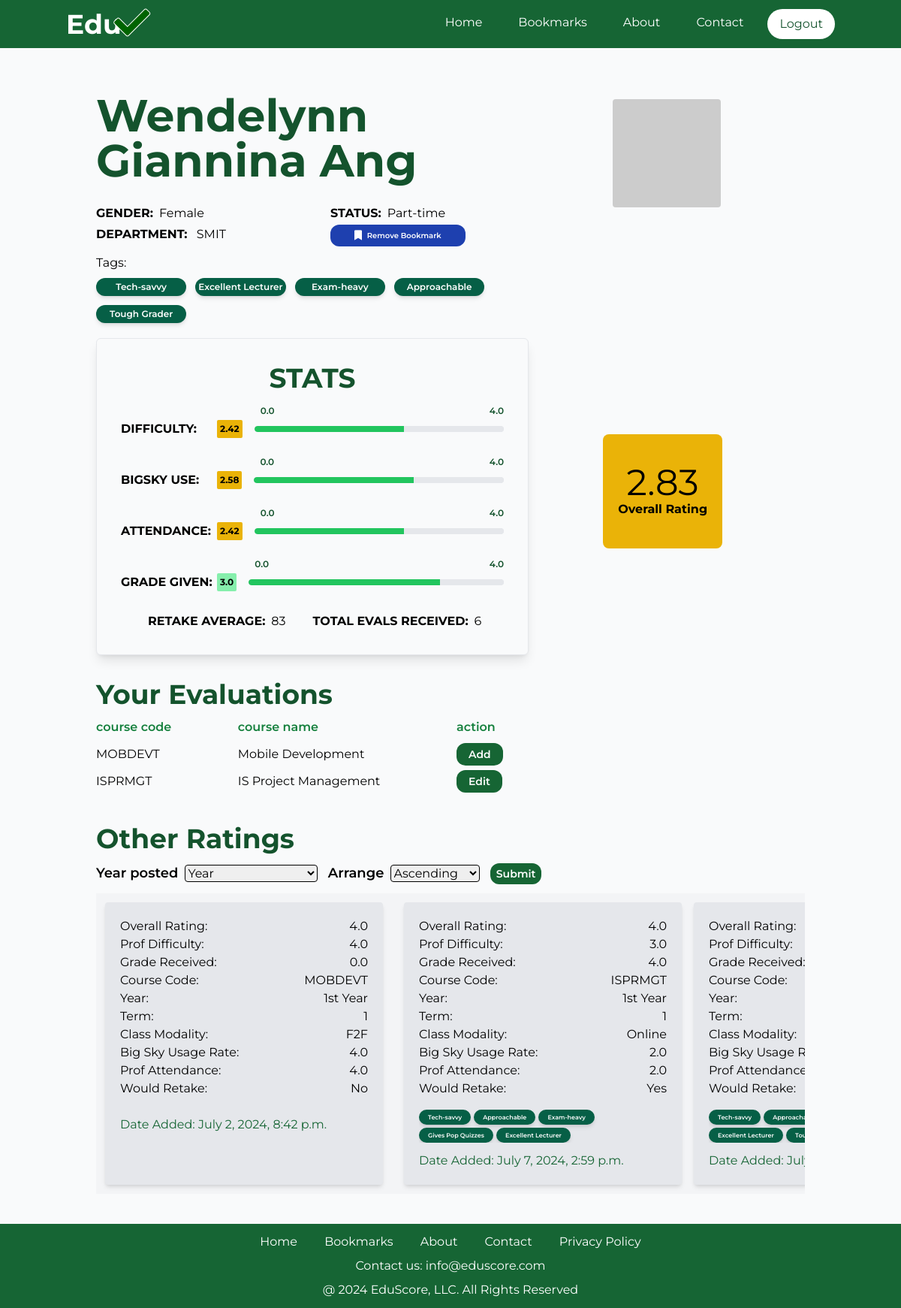
The app's page /teacher/2 (signed in), older data.
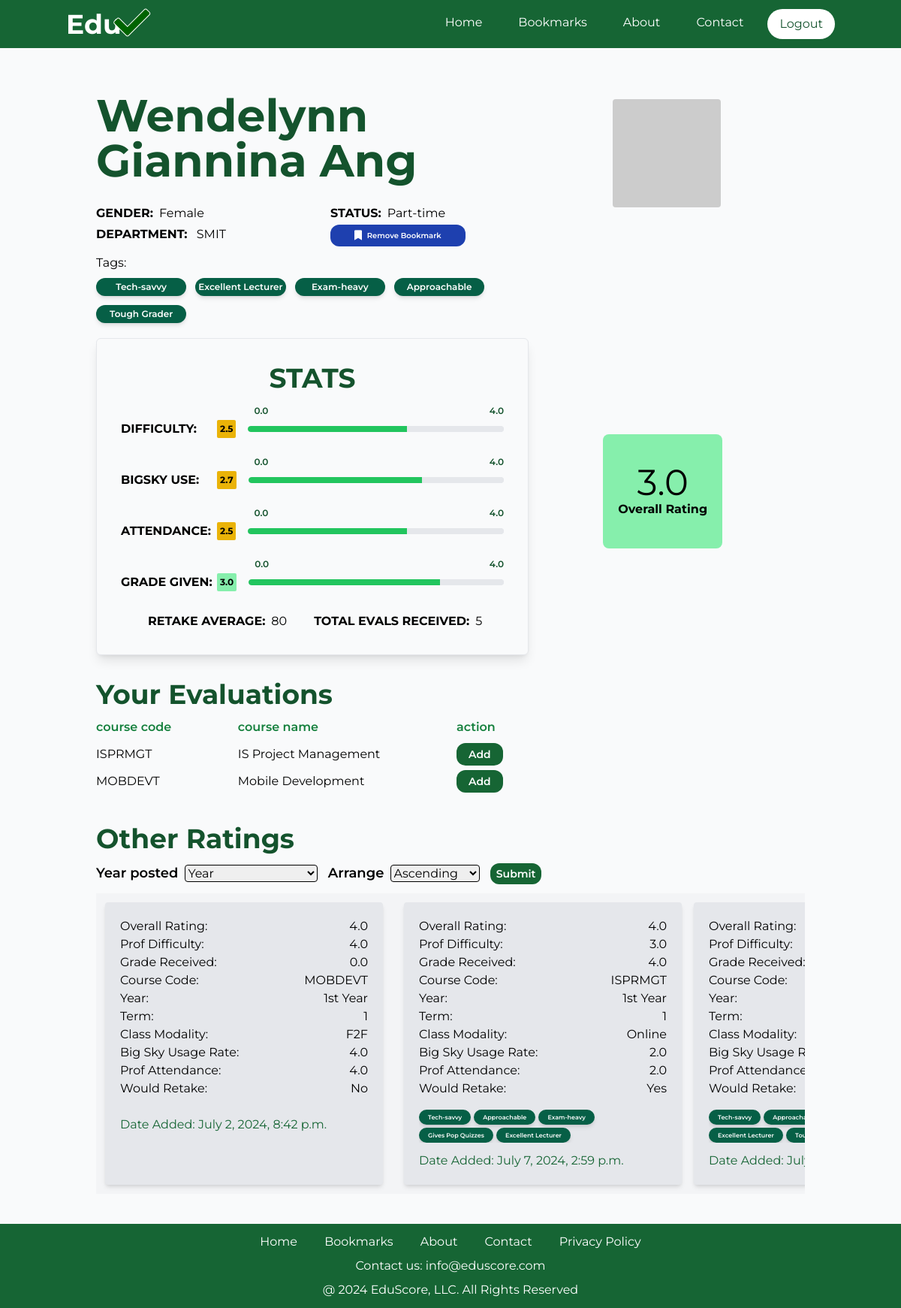
The same page, newer data.
### EvalSys/models.py (models this page shows, shortened)
class TagTB(models.Model):
    TagName = models.CharField(max_length=100, null=False, blank=False)
    isHidden = models.BooleanField(null=False, blank=False)

class Teacher_CourseTB(models.Model):
    TeacherID = models.ForeignKey(TeacherTB, on_delete=models.CASCADE)
    CourseID = models.ForeignKey(CourseTB, on_delete=models.CASCADE)
    class Meta:
        unique_together = ('TeacherID', 'CourseID')

class CourseTB(models.Model):
    CourseCode = models.CharField(unique=True, max_length=50, null=False, blank=False)
    CourseName = models.CharField(max_length=100, null=False, blank=False)
    Description = models.TextField(null=True, blank=True)

class EvaluationTB(models.Model):
    UserID = models.ForeignKey(User, on_delete=models.CASCADE)
    TeacherID = models.ForeignKey(TeacherTB, on_delete=models.CASCADE)
    CourseID = models.ForeignKey(CourseTB, on_delete=models.CASCADE)
    Year = models.CharField(max_length=50, null=False, blank=False)
    Term = models.IntegerField(null=False, blank=False)
    ClassModality = models.CharField(max_length=50, null=False, blank=False)
    OverallProfRate = models.FloatField(null=False, blank=False)
    ProfDifficulty = models.FloatField(null=False, blank=False)
    RetakeProf = models.BooleanField(null=False, blank=False)
    BigSkyUsageRate = models.FloatField(null=False, blank=False)
    ProfAttendance = models.FloatField(null=False, blank=False)
    GradeReceived = models.FloatField(null=True, blank=True)
    DateAdded = models.DateTimeField(default=timezone.now)
    class Meta:
        unique_together = ('UserID', 'TeacherID', 'CourseID')

class Evaluation_TagTB(models.Model):
    EvaluationID = models.ForeignKey(EvaluationTB, on_delete=models.CASCADE)
    TagID = models.ForeignKey(TagTB, on_delete=models.CASCADE)
    class Meta:
        unique_together = ('EvaluationID', 'TagID')

### EvalSys/views.py (the view, shortened to what this page needs)
# urls.py: path('teacher/<teacher_id>', views.TeacherInfo, name='TeacherInfo'),
@login_required(login_url='UserLogin')
def TeacherInfo(request, teacher_id):
    user = request.user
    TeacherRec = TeacherTB.objects.get(pk=teacher_id)
    EditCourse = EvaluationTB.objects.filter(UserID=user.id, TeacherID=teacher_id)
    EditCourseList = EvaluationTB.objects.filter(UserID=user.id, TeacherID=teacher_id).values_list('CourseID')
    AddCourse = Teacher_CourseTB.objects.filter(TeacherID=teacher_id).exclude(CourseID__in=EditCourseList)
    EvalRecs = EvaluationTB.objects.filter(TeacherID=teacher_id, UserID=user.id)
    try:
        Teacher_BookmarkTB.objects.get(TeacherID=teacher_id, UserID=user.id)
        isMark = True
    except:
        isMark = False
    AllEvalRecs = EvaluationTB.objects.filter(TeacherID=teacher_id).aggregate(
        Average_Rate=Round(Avg('OverallProfRate', default=0), 2),
        Average_Difficulty=Round(Avg('ProfDifficulty', default=0), 2),
        Average_BSUsage=Round(Avg('BigSkyUsageRate', default=0), 2),
        Average_Attendance=Round(Avg('ProfAttendance', default=0), 2),
        Average_Grades=Round(Avg('GradeReceived', default=0))
    )
    Average_Retake = 0
    Total_WillRetake = EvaluationTB.objects.filter(TeacherID=teacher_id, RetakeProf=True).count()
    TotalNumEvals = EvaluationTB.objects.filter(TeacherID=teacher_id).count()
    if TotalNumEvals > 0:
        Average_Retake = int((Total_WillRetake/TotalNumEvals)*100)
    AllTagsGotten = (Evaluation_TagTB.objects.filter(EvaluationID__TeacherID_id=teacher_id)
                     .values('TagID__TagName').annotate(count=Count('TagID__TagName')).order_by('-count')[:5])
    AllStudentEvals = EvaluationTB.objects.filter(TeacherID=teacher_id).exclude(UserID=user.id)
    AllEvalTags = Evaluation_TagTB.objects.filter(EvaluationID__TeacherID=teacher_id).exclude(EvaluationID__UserID=user.id).order_by()
    type = ""
    arrange = ""
    return render(request, 'teacherInfo.html', {
        'prof': TeacherRec,
        'Evals': EvalRecs,
        'user': user,
        'EditRec': EditCourse,
        'AddRec': AddCourse,
        'Mark': isMark,
        'AllEvalRecs': AllEvalRecs,
        'TotalNumEvals': TotalNumEvals,
        'Average_Retake': Average_Retake,
        'TopTagRecs': AllTagsGotten,
        'AllStudentEvals': AllStudentEvals,
        'AllEvalTags': AllEvalTags,
        'type': type,
        'arrange': arrange})

### templates/teacherInfo.html (shortened to what the changed rows need)
{% extends 'temp_2.html' %}
{% block content %}
    <div class="mt-5 flex justify-center">
        <div class="p-10 w-full max-w-5xl">
            <div class="grid grid-cols-6 gap-4 w-full">
                <div class="col-span-4 flex flex-col">
                    <div class="">
                        <div>
                            <h1 class="text-6xl font-bold text-green-900 mb-2">{{ prof.FirstName }} {{ prof.LastName }}</h1>
                        </div>
                    </div>
                </div>
            </div>
            <div class="space-y-2 mt-1.5">
                <div class="inline-grid grid-cols-4 gap-3">
                    {% for item in TopTagRecs %}
                        <div class="text-center text-xs bg-emerald-800 text-white font-semibold px-1 py-1 rounded-full shadow-md">
                            {{ item.TagID__TagName }}
                        </div>
                    {% endfor %}
                </div>
            </div>
            <div class="grid grid-cols-6 mt-5">
                <div class="col-span-4">
                    <div class=" p-8 bg-gray-50 rounded-md border shadow-lg max-w-xl mb-8">
                        <div class="flex justify-center">
                            <h1 class="text-4xl font-bold text-green-900 mb-2">STATS</h1>
                        </div>
                        <div class="mb-2 flex justify-start items-center">
                            <b class="w-32 mt-5">DIFFICULTY:</b>
                            <span
                                    class="
                                            text-xs font-bold mt-5 px-1 py-1 rounded-sm
                                            {% if AllEvalRecs.Average_Difficulty < 1 %}bg-red-600 text-white
                                            {% elif AllEvalRecs.Average_Difficulty >= 1 and AllEvalRecs.Average_Difficulty < 2 %}bg-orange-500 text-white
                                            {% elif AllEvalRecs.Average_Difficulty >= 2 and AllEvalRecs.Average_Difficulty < 3 %}bg-yellow-500
                                            {% elif AllEvalRecs.Average_Difficulty >= 3 and AllEvalRecs.Average_Difficulty < 4 %}bg-green-300
                                            {% elif AllEvalRecs.Average_Difficulty >= 4 %}bg-emerald-700 text-white
                                            {% endif %}
                                    ">{{ AllEvalRecs.Average_Difficulty }}</span>
                            <div class="ml-4 flex-grow">
                                <div class="relative pt-1">
                                </div>
                            </div>
                        </div>
                        <div class="mb-2 flex justify-start items-center">
                            <b class="w-32 text-nowrap mt-5">BIGSKY USE:</b>
                            <span
                                    class="
                                            text-xs font-bold mt-5 px-1 py-1 rounded-sm
                                            {% if AllEvalRecs.Average_BSUsage < 1 %}bg-red-600 text-white
                                            {% elif AllEvalRecs.Average_BSUsage >= 1 and AllEvalRecs.Average_BSUsage < 2 %}bg-orange-500 text-white
                                            {% elif AllEvalRecs.Average_BSUsage >= 2 and AllEvalRecs.Average_BSUsage < 3 %}bg-yellow-500
                                            {% elif AllEvalRecs.Average_BSUsage >= 3 and AllEvalRecs.Average_BSUsage < 4 %}bg-green-300
                                            {% elif AllEvalRecs.Average_BSUsage >= 4 %}bg-emerald-700 text-white
                                            {% endif %}
                                        ">{{ AllEvalRecs.Average_BSUsage }}
                                    </span>
                            <div class="ml-4 flex-grow">
                                <div class="relative pt-1">
                                </div>
                            </div>
                        </div>
                        <div class="mb-2 flex justify-start items-center">
                            <b class="w-32 mt-5">ATTENDANCE:</b>
                            <span
                                    class="
                                            text-xs font-bold mt-5 px-1 py-1 rounded-sm
                                            {% if AllEvalRecs.Average_Attendance < 1 %}bg-red-600 text-white
                                            {% elif AllEvalRecs.Average_Attendance >= 1 and AllEvalRecs.Average_Attendance < 2 %}bg-orange-500 text-white
                                            {% elif AllEvalRecs.Average_Attendance >= 2 and AllEvalRecs.Average_Attendance < 3 %}bg-yellow-500
                                            {% elif AllEvalRecs.Average_Attendance >= 3 and AllEvalRecs.Average_Attendance < 4 %}bg-green-300
                                            {% elif AllEvalRecs.Average_Attendance >= 4 %}bg-emerald-700 text-white
                                            {% endif %}
                                        ">{{ AllEvalRecs.Average_Attendance }}</span>
                            <div class="ml-4 flex-grow">
                                <div class="relative pt-1">
                                </div>
                            </div>
                        </div>
                        <div class="mt-5">
                            <div class="flex justify-start items-center">
                                <b class="ml-9">RETAKE AVERAGE:</b> <span class="ml-2">{{ Average_Retake }}</span>
                                <b class="ml-9">TOTAL EVALS RECEIVED:</b> <span class="ml-2">{{ TotalNumEvals }}</span>
                            </div>
                        </div>
                    </div>
                </div>
                <div class="col-span-2">
                    <div class="flex justify-center mt-32">
                        <div class="">
                            <div class="
                                px-5 py-10 mr-16 rounded-lg text-center
                                {% if AllEvalRecs.Average_Rate < 1 %}bg-red-600 text-white
                                {% elif AllEvalRecs.Average_Rate >= 1 and AllEvalRecs.Average_Rate < 2 %}bg-orange-500 text-white
                                {% elif AllEvalRecs.Average_Rate >= 2 and AllEvalRecs.Average_Rate < 3 %}bg-yellow-500
                                {% elif AllEvalRecs.Average_Rate >= 3 and AllEvalRecs.Average_Rate < 4 %}bg-green-300
                                {% elif AllEvalRecs.Average_Rate >= 4 %}bg-emerald-700 text-white
                                {% endif %}
                            ">
                                <span class="text-5xl">{{ AllEvalRecs.Average_Rate }}</span>
                                <div class="font-bold">Overall Rating</div>
                            </div>
                        </div>
                    </div>
                </div>
            </div>
            <h1 class="text-4xl font-bold text-green-900 mb-3">Your Evaluations</h1>
            <div>
                <div class="grid grid-cols-10 mt-3">
                    {% for AddRec in AddRec %}
                        <div class="col-span-2 mb-3">{{ AddRec.CourseID.CourseCode }}</div>
                        <div class="col-span-3">{{ AddRec.CourseID.CourseName }}</div>
                        <div class="col-span-5 ml-2">
                            <a class="buttonGreen text-sm -mr-7 px-4 py-1.5 bg-green-700 text-white" href="{% url 'EvaluateTeacher' prof.id %}">Add</a>
                        </div>
                    {% endfor %}
                </div>
                <div class="grid grid-cols-10">
                    {% for EditRec in EditRec %}
                        <div class="col-span-2 mb-3">{{ EditRec.CourseID.CourseCode }}</div>
                        <div class="col-span-3">{{ EditRec.CourseID.CourseName }}</div>
                        <div class="col-span-5 ml-2">
                            <a class="buttonGreen text-sm -mr-7 px-4 py-1.5 rounded-md bg-green-700 text-white" href="{% url 'EditEval' EditRec.id %}">Edit</a>
                        </div>
                    {% endfor %}
                </div>
            </div>
            <div class="mt-8">
                <h1 class="text-4xl font-bold text-green-900 mb-3">Other Ratings</h1>
            </div>
            <div class="overflow-x-scroll mt-3 scrollbar-color: transparent ">
                <div class="flex space-x-4 bg-gray-100">
                    {% for eval in AllStudentEvals %}
                        <div class="bg-gray-200 shadow-md m-3 min-w-[370px] p-5 rounded">
                            <div class="grid grid-cols-2">
                                <div>Overall Rating:</div>
                                <div class="flex justify-end items-start">{{ eval.OverallProfRate }}</div>
                            </div>
                            <div class="grid grid-cols-2">
                                <div>Prof Difficulty:</div>
                                <div class="flex justify-end items-start">{{ eval.ProfDifficulty }}</div>
                            </div>
                            <div class="grid grid-cols-2">
                                <div>Grade Received:</div>
                                <div class="flex justify-end items-start">{{ eval.GradeReceived }}</div>
                            </div>
                            <div class="grid grid-cols-2">
                                <div>Course Code:</div>
                                <div class="flex justify-end items-start">{{ eval.CourseID.CourseCode }}</div>
                            </div>
                            <div class="grid grid-cols-2">
                                <div>Year:</div>
                                <div class="flex justify-end items-start">{{ eval.Year }}</div>
                            </div>
                            <div class="grid grid-cols-2">
                                <div>Term:</div>
                                <div class="flex justify-end items-start">{{ eval.Term }}</div>
                            </div>
                            <div class="grid grid-cols-2">
                                <div>Class Modality:</div>
                                <div class="flex justify-end items-start">{{ eval.ClassModality }}</div>
                            </div>
                            <div class="grid grid-cols-2">
                                <div>Big Sky Usage Rate:</div>
                                <div class="flex justify-end items-start">{{ eval.BigSkyUsageRate }}</div>
                            </div>
                            <div class="grid grid-cols-2">
                                <div>Prof Attendance:</div>
                                <div class="flex justify-end items-start">{{ eval.ProfAttendance }}</div>
                            </div>
                            <div class="grid grid-cols-2">
                                <div>Would Retake:</div>
                                <div class="flex justify-end items-start">
                                    {% if eval.RetakeProf %}
                                        <span>Yes</span>
                                    {% else %}
                                        <span>No</span>
                                    {% endif %}
                                </div>
                            </div>
                            <div class="overflow-y-scroll mt-3 mb-2 bg-gray-200 max-h-14">
                                {% for tag in AllEvalTags %}
                                    {% if tag.EvaluationID.id == eval.id %}
                                        <div class="inline-block text-[8px] bg-emerald-800 text-white font-semibold px-3 py-1 rounded-full shadow-md">{{ tag.TagID.TagName }}</div>
                                    {% endif %}
                                {% endfor %}
                            </div>
                            <div class="text-green-800 mt-3">Date Added: {{ eval.DateAdded }}</div>
                        </div>
                    {% endfor %}
                </div>
            </div>
        </div>
    </div>
{% endblock %}

Row changes from the older to the newer data that the page shows:
removed EvaluationTB: CourseID.CourseCode "ISPRMGT", CourseID.CourseName "IS Project Management"
now on this page (row unchanged): Teacher_CourseTB: CourseID.CourseCode "ISPRMGT", CourseID.CourseName "IS Project Management"
Text that changed along with them:
{{ AllEvalRecs.Average_Difficulty }}: "2.42" → "2.5"
{{ AllEvalRecs.Average_BSUsage }}: "2.58" → "2.7"
{{ AllEvalRecs.Average_Attendance }}: "2.42" → "2.5"
{{ Average_Retake }}: "83" → "80"
{{ TotalNumEvals }}: "6" → "5"
{{ AllEvalRecs.Average_Rate }}: "2.83" → "3.0"
